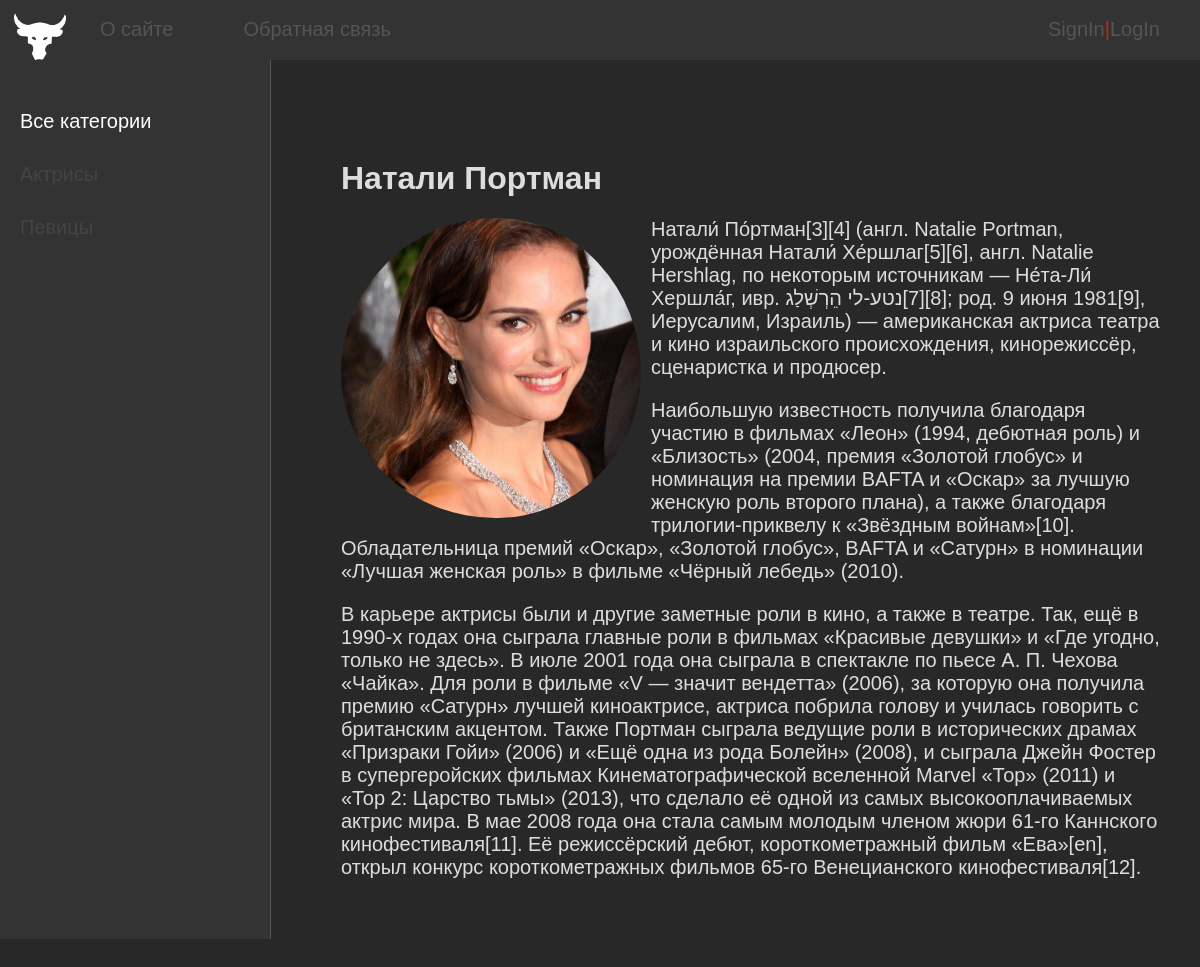
Page /post/natali-portman on the committed database.
### women/models.py (models this page shows, shortened)
class Women(models.Model):
    title = models.CharField(max_length=256, verbose_name='Заголовок')
    slug = models.SlugField(max_length=255, unique=True,db_index=True,verbose_name='URL')
    content = models.TextField(blank=True, verbose_name='Текст статьи')
    photo = models.ImageField(upload_to="photos/%Y/%m/%d/", verbose_name='Фото')
    time_create = models.DateTimeField(auto_now_add=True, verbose_name='Дата создания')
    time_update = models.DateTimeField(auto_now= True, verbose_name='Дата изменения')
    is_published = models.BooleanField(default= True, verbose_name='Публикация')
    cat = models.ForeignKey('Category', on_delete=models.PROTECT, null=True, verbose_name='Категория')
    def __str__(self):
        return self.title
    class Meta:
        verbose_name='Известные женщины'
        verbose_name_plural= 'Известные женщины'
        ordering = ['time_create', 'title']

### women/views.py (the view)
# urls.py: path('post/<slug:post_slug>', ShowPost.as_view(),name='post'),
class ShowPost(DataMixin,DetailView):
    model = Women
    template_name = 'women/post.html'
    slug_url_kwarg = 'post_slug'
    context_object_name = 'post'
    def get_context_data(self,*, object_list=None, **kwargs) :
        context = super().get_context_data(**kwargs)
        c_def = self.get_user_context(title=context['post'])
        return dict(list(context.items())+list(c_def.items()))

### women/models.py (called while the page is built)
    def get_absolute_url(self):
        return reverse('category', kwargs={'cat_slug':self.slug})

### women/utils.py (called while the page is built)
    def get_user_context(self, **kwargs):
        context = kwargs
        cats = cache.get('cats')
        if not cats:
            cats = Category.objects.annotate(Count('women'))
            cache.set('cats',cats,60)
        user_menu = menu.copy()
        if not self.request.user.is_authenticated:
            user_menu.pop(1)
        context['menu'] = user_menu
        context['cats'] = cats
        if 'cat_selected' not in context:
            context['cat_selected'] = 0
        return context

### women/templates/women/post.html
{% extends 'women/base.html' %}
{% block content %}
<h1>{{ post.title }}</h1>
{% if post.photo %}
<p><img class="img-article-left" src="{{post.photo.url}}" ></p>
{% endif %}
{{post.content | linebreaks}}
{% endblock %}

### women/templates/women/base.html (shortened to what this page needs)
{% load static %}
{% load women_tags %}
<!DOCTYPE html>
<html>
<head>
	<link type="text/css" href="{% static 'women/css/styles.css' %}" rel="stylesheet" />
</head>
<body>
<table class="table-page" border=0 cellpadding="0" cellspacing="0">
<tr><td valign=top>
{% block mainmenu %}
		<div class="header">
			<ul id="mainmenu" class="mainmenu">
			<li class="logo"><a href="{% url 'home' %}"><div class="logo"></div></a></li>
{% for m in menu %}
			<li><a href="{% url m.url_name %}">{{m.title}}</a></li>
{% endfor %}
			{% if request.user.is_authenticated %}
			<li class="last"> {{user.username}} |<a href="{% url 'logout' %}">LogOut</a></li>
			{% else %}
			<li class="last"><a href="{% url 'register' %}">SignIn</a>|<a href="{% url 'login' %}">LogIn</a></li>
			{% endif %}
			</ul>
		</div>
{% endblock mainmenu %}
<table class="table-content" border=0 cellpadding="0" cellspacing="0">
<tr>
	<td valign="top" class="left-chapters">
	<ul id="leftchapters">
		{% if cat_selected == 0 %}
			<li class="selected">Все категории</li>
		{% else %}
		<li><a href="{% url 'home' %}">Все категории</a></li>
		{% endif %}
		{% for c in cats %}
		{% if c.women__count > 0 %}
			{% if c.pk == cat_selected %}
				<li class="selected">{{ c.name }}</li>
			{% else %}
				<li><a href="{{ c.get_absolute_url }}">{{c.name}}</a></li>
			{% endif %}
		{% endif %}
		{% endfor %}
	</ul>
</td>
<td valign="top" class="content">
	<div class="content-text">
{% block content %}
{% endblock %}
	</div>
</td></tr></table>
</td></tr>
</body>
</html>

### women/static/women/css/styles.css (style rules this page uses)
html, body { font-family: 'Arial', sans-serif; margin: 0; padding: 0; height: 100%; width: 100%; color: #fff; background-color: #282828; }
a { color: #ccc; text-decoration: none; }
img { max-width: 600px; height: auto; border-radius: 50%; }
img.img-article-left { width: 300px; height: 300px; object-fit: cover; object-position: center; float: left; padding: 0 10px 10px 0; border-radius: 50%; }
.table-page { width: 100%; height: 100%; vertical-align: top; }
.table-page tr { height: 100%; }
.header { background: #333; height: 60px; }
.logo { background: url('../images/logo1.png') no-repeat 5px 10px; width: 70px; height: 60px; border-radius: 50%; background-size: 100% 100%; }
ul.mainmenu { list-style: none; margin: 0; padding: 0; height: 60px; color: #d22300; font-size: 20px; overflow: hidden; }
ul.mainmenu li { float: left; margin: 18px 40px 0 30px; }
ul.mainmenu li.logo { margin: 0; }
ul.mainmenu li.last { float: right; }
ul.mainmenu li a { color: #555; text-decoration: none; }
.table-content { width: 100%; min-height: 100%; height: 100%; }
.left-chapters { margin: 0; background: #333; border-right: 1px solid #555; min-height: 100%; }
.left-chapters ul { width: 230px; min-height: 100%; margin: 0; padding: 20px; list-style: none; font-size: 20px; }
.left-chapters ul li { margin: 30px 0; color: #999; }
.left-chapters ul li.selected { color: #ffffff; }
.left-chapters ul li a { color: #444; text-decoration: none; }
.content { padding: 40px; width: 100%; box-sizing: border-box; }
.content-text { margin: 60px 0 0 30px; color: #ddd; font-size: 20px; font-family: "Yandex Sans Display Light", sans-serif; }
.content-text h1 { font-size: 32px; }

### rows in the picture
Women: title "Натали Портман", photo (picture), content "Натали́ По́ртман[3][4] (англ. Natalie Portman, урождённая Натали́ Хе́ршлаг[5][6], англ. Natalie Hershlag, по некоторым источникам — Не́та-Ли́ Хершла́г, ивр. ‏נטע-לי הֵרְשְׁלַג‏‎[7][8]; род. 9 июня 1981[9], Иерусалим, Израиль) — американская актриса театра и кино израильского происхождения, кинорежиссёр, сценаристка и продюсер. Наибольшую известность получила благодаря участию в фильмах «Леон» (1994, дебютная роль) и «Близость» (2004, премия «Золотой глобус» и номинация на премии BAFTA и «Оскар» за лучшую женскую роль второго плана), а также благодаря трилогии-приквелу к «Звёздным войнам»[10]. Обладательница премий «Оскар», «Золотой глобус», BAFTA и «Сатурн» в номинации «Лучшая женская роль»…"

### other values in the picture
{{ m.title }} "О сайте" "Обратная связь"
